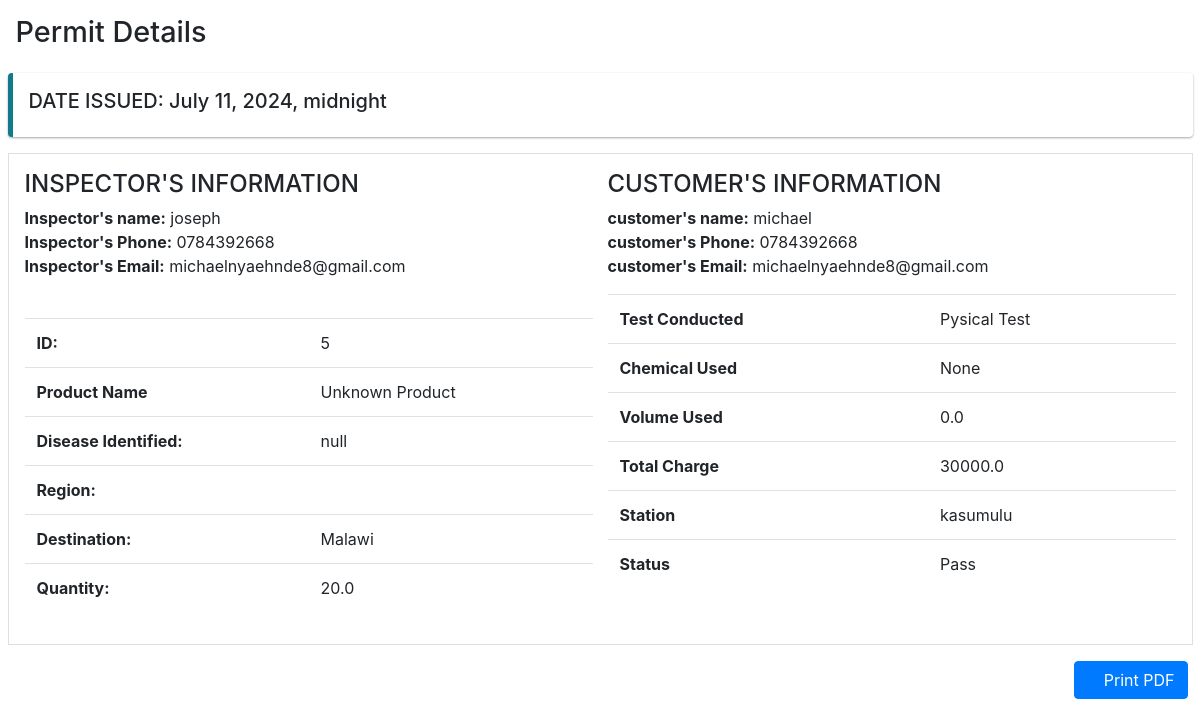
The page /permits/5/ on the database its author committed.
### PlantHealth/models.py (models this page shows, shortened)
class Permit(models.Model):
    customer_name = models.CharField(max_length=200, default='Unknown Customer')  # Set a default value here
    customer_phone = models.IntegerField(default=0)  # Set a default value here
    customer_email = models.EmailField(default='unknown@example.com')  # Set a default value here
    product_name = models.CharField(max_length=200, default='Unknown Product')  # Set a default value here
    inspector = models.CharField(max_length=200, default='Unknown Inspector')  # Set a default value here
    disease_identified = models.CharField(max_length=200, default='None')  # Set a default value here
    region_of_origin = models.CharField(max_length=200, default='Unknown Region')  # Set a default value here
    country_heading = models.CharField(max_length=200, default='Unknown Country')  # Set a default value here
    quantity = models.FloatField(default=0.0)  # Set a default value here
    test_conducted = models.CharField(max_length=200, default='None')  # Set a default value here
    chemical_used = models.CharField(max_length=200, default='None')  # Set a default value here
    volume_used = models.FloatField(default=0.0)  # Set a default value here
    total_charge = models.FloatField(default=0.0)  # Set a default value here
    station = models.CharField(max_length=200, default='Unknown Station')  # Set a default value here
    status = models.CharField(max_length=10, choices=[('Pass', 'Pass'), ('Rejected', 'Rejected')], default='Pass')  # Set a default value here
    created_at = models.DateTimeField(default=timezone.now)

### PlantHealth/views.py (the view)
# urls.py: path('permits/<int:permit_id>/', views.permit_detail, name='permit_detail'),
def permit_detail(request, permit_id):
    permit = get_object_or_404(Permit, id=permit_id)
    return render(request, 'plant_health/permit_detail.html', {'permit': permit})

### PlantHealth/Templates/plant_health/permit_detail.html (shortened to what this page needs)
{% load static %}
<!DOCTYPE html>
<html>
<head>
    <link rel="stylesheet" href="{% static 'plant_health/dist/css/adminlte.min.css' %}">
    <link rel="stylesheet" href="{% static 'plant_health/plugins/fontawesome-free/css/all.min.css' %}">
</head>
<body class="hold-transition sidebar-mini layout-fixed">
<div class="">
<div class="row">
  <div class="col-md-12">
    <div class="content-header">
      <div class="container-fluid">
        <div class="row mb-2">
          <div class="col-sm-6">
            <h1 class="m-0">Permit Details</h1>
          </div>
        </div>
      </div>
    </div>
    <section class="content">
      <div class="container-fluid">
        <div class="row">
          <div class="col-md-12">
            <div class="callout callout-info">
              <h5> DATE ISSUED: {{ permit.created_at }}
              </h5>
            </div>
            <div class="invoice p-3 mb-3">
              <div class="row">
                <div class="col-md-6">
                  <h4>
                     INSPECTOR'S INFORMATION
                  </h4>
                  <address>
                    <strong>Inspector's name:</strong> {{permit.inspector}}<br>
                    <strong>Inspector's Phone:</strong> 0784392668<br>
                    <strong>Inspector's Email:</strong> michaelnyaehnde8@gmail.com<br>
                  </address>
                </div>
                <div class="col-md-6">
                    <h4>
                       CUSTOMER'S INFORMATION
                    </h4>
                    <address>
                      <strong>customer's name:</strong> {{permit.customer_name}}<br>
                      <strong>customer's Phone:</strong> 0784392668<br>
                      <strong>customer's Email:</strong> michaelnyaehnde8@gmail.com<br>
                    </address>
              </div>
              </div>
                 <div class="row">
                <div class="col-6">
                  <div class="table-responsive">
                    <table class="table">
                      <tr>
                        <th style="width:50%">ID:</th>
                        <td>{{permit.id}}</td>
                      </tr>
                      <tr>
                        <th>Product Name</th>
                        <td>{{permit.product_name}}</td>
                      </tr>
                      <tr>
                        <th>Disease Identified:</th>
                        <td>{{permit.disease_identified}}</td>
                      </tr>
                      <tr>
                        <th>Region:</th>
                        <td>{{permit.region}}</td>
                      </tr>
                      <tr>
                        <th>Destination:</th>
                        <td>{{permit.country_heading}}</td>
                      </tr>
                      <tr>
                        <th>Quantity:</th>
                        <td>{{permit.quantity}}</td>
                      </tr><br>
                    </table>
                  </div>
                </div>
                <div class="col-6">
                  <div class="table-responsive">
                    <table class="table">
                      <tr>
                        <th>Test Conducted</th>
                        <td>{{permit.test_conducted}}</td>
                      </tr>
                      <tr>
                        <th>Chemical Used</th>
                        <td>{{permit.chemical_used}}</td>
                      </tr>
                      <tr>
                        <th>Volume Used</th>
                        <td>{{permit.volume_used}}</td>
                      </tr>
                      <tr>
                        <th>Total Charge</th>
                        <td>{{permit.total_charge}}</td>
                      </tr>
                      <tr>
                        <th>Station</th>
                        <td>{{permit.station}}</td>
                      </tr>
                      <tr>
                        <th>Status</th>
                        <td>{{permit.status}}</td>
                      </tr>
                    </table>
                  </div>
                </div>
              </div>
              </div>
              <div class="row no-print">
                <div class="col-12">
                  <a href="{% url 'permit_detail_print' permit.id %}"><button type="button" class="btn btn-primary float-right" style="margin-right: 5px;">
                    <i class="fas fa-download"></i> Print PDF
                  </button></a>
                </div>
              </div>
            </div>
          </div>
        </div>
      </div>
  </div>
</div>
</body>
</html>

### rows shown on the page
Permit: created_at "July 11, 2024, midnight", inspector "joseph", customer_name "michael", id "5", product_name "Unknown Product", disease_identified "null", country_heading "Malawi", quantity "20.0", test_conducted "Pysical Test", chemical_used "None", volume_used "0.0", total_charge "30000.0", station "kasumulu", status "Pass"
